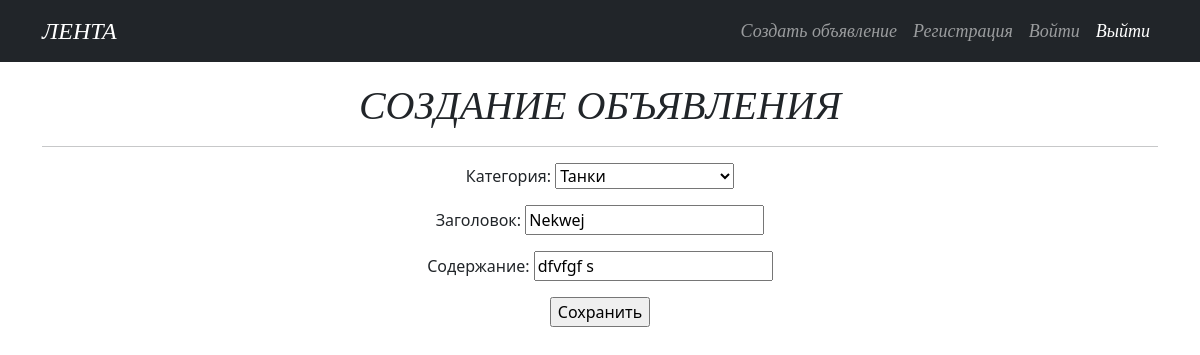
/article/11/update/ (signed in), run on the app's committed database.
### service/models.py (models this page shows, shortened)
class Article(models.Model):
    TYPE = (
        ('tank', 'Танки'),
        ('heal', 'Хилы'),
        ('dd', 'ДД'),
        ('tank', 'Танки'),
        ('buyers', 'Торговцы'),
        ('gildemaster', 'Гилдмастеры'),
        ('quest', 'Квестгилверы'),
        ('smith', 'Кузнецы'),
        ('tanner', 'Кожевники'),
        ('potion', 'Зельевары'),
        ('spellmaster', 'Мастер заклинаний'),
    )
    author = models.ForeignKey(User, on_delete=models.CASCADE, verbose_name='автор')
    author_id = author.primary_key
    title = models.CharField(max_length=64, verbose_name='заголовок')
    text = models.CharField(max_length=64, verbose_name='текст')
    category = models.CharField(max_length=11, choices=TYPE, default='tank', verbose_name='категория')
    time_in = models.DateTimeField(auto_now_add=True)
    class Meta:
        verbose_name='статью'
        verbose_name_plural = 'Статьи'

### service/views.py (the view)
# urls.py: path('<int:pk>/update/', ArticleUpdate.as_view(), name='article_update'),
class ArticleUpdate(LoginRequiredMixin, UpdateView):
    form_class = ArticleForm
    model = Article
    template_name = 'article_edit.html'
    def get_form_kwargs(self):
        kwargs = super().get_form_kwargs()
        if self.request.user != kwargs['instance'].author:
            return self.handle_no_permission()
        return kwargs

### service/forms.py (shortened to what this page needs)
class ArticleForm(forms.ModelForm):
    class Meta:
        model = Article
        fields = ['category',
                  'title',
                  'text',
                  ]
        labels = {
            'category': 'Категория',
            'title': 'Заголовок',
            'text': 'Содержание',
        }

### templates/article_edit.html (shortened to what this page needs)
{% extends 'flatpages/default.html' %}
{% block content %}
<h1 style="text-align: center;margin-top: 20px;font-family: Candara;"><em>СОЗДАНИЕ ОБЪЯВЛЕНИЯ</em></h1>
<hr>
<form action="" method="post">
    {{ form.as_p }}
    <input type="submit" value="Сохранить" />
</form>
{% endblock content %}

### data on the page
Article: category "Танки", title "Nekwej", text "dfvfgf s"
